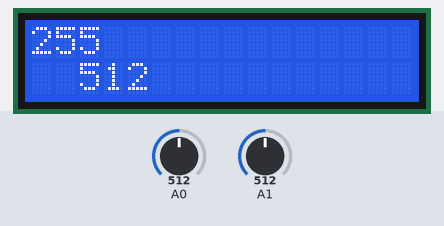
Recording of a sketch running on a simulated Arduino Uno, built with avr-gcc and run on an emulated ATmega328P. Shown: 16×2 character LCD. The inputs (shaded band) are chosen by the test bench; at power-on: A0 = 512, A1 = 512.

Above: at 1.2 s.
1.3 s: A0 set to 716
At 3.2 s:
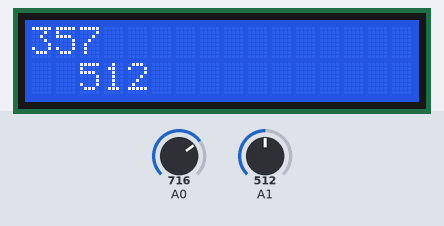
3.5 s: A1 set to 716
At 5.2 s:
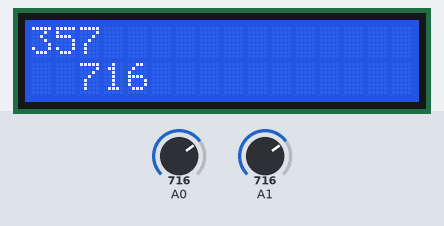
6.0 s: A0 set to 900
At 6.4 s:
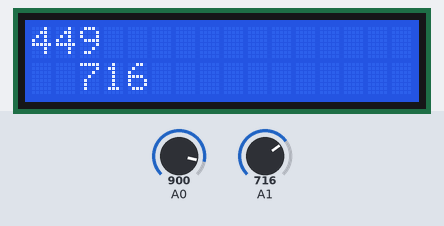
7.5 s: A1 set to 900
At 9.7 s:
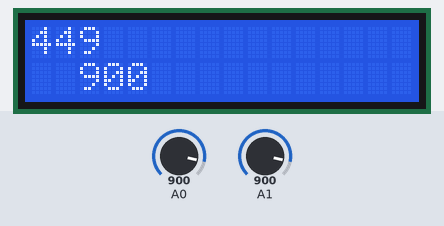
10.0 s: A0 set to 1023
At 10.9 s:
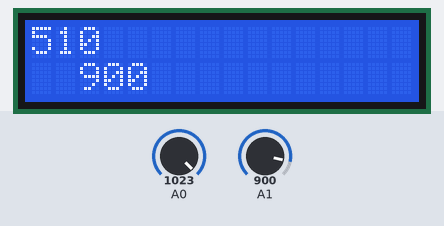
11.5 s: A1 set to 1023
At 13.0 s:
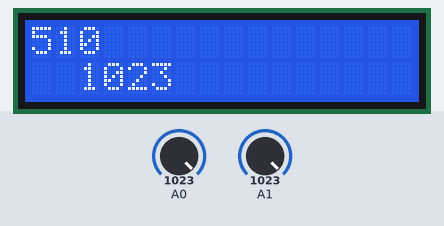
Timing chart, 0 to 14.5 s (numbered marks = the images above; inputs shaded):
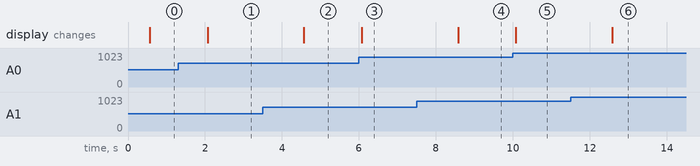

Measured:
- after the input at 1.3 s, the display: changes after 0.77 s (image 1)
- after the input at 3.5 s, the display: changes after 1.1 s (image 2)
- after the input at 6.0 s, the display: changes after 0.07 s (image 3)
- after the input at 7.5 s, the display: changes after 1.1 s (image 4)
- after the input at 10.0 s, the display: changes after 0.08 s (image 5)
- after the input at 11.5 s, the display: changes after 1.1 s (image 6)

The sketch:

sketch_jun12a.ino
```cpp
#include<LiquidCrystal.h>   //take a temperature using lm35 and display on lcd
                              //lm35 has 3 pins vcc,gnd and vout
LiquidCrystal lcd(7,6,5,4,3,2);  // take vout as analog input

void setup() {
  // put your setup code here, to run once:
  lcd.begin(16,2);

}

void loop() {
  // put your main code here, to run repeatedly:
int n=analogRead(A0);
int a=analogRead(A1);
lcd.setCursor(0,0);
lcd.print((n/2)-1);
delay(500);
lcd.setCursor(2,1);
lcd.print(a);
delay(500);
}
```
